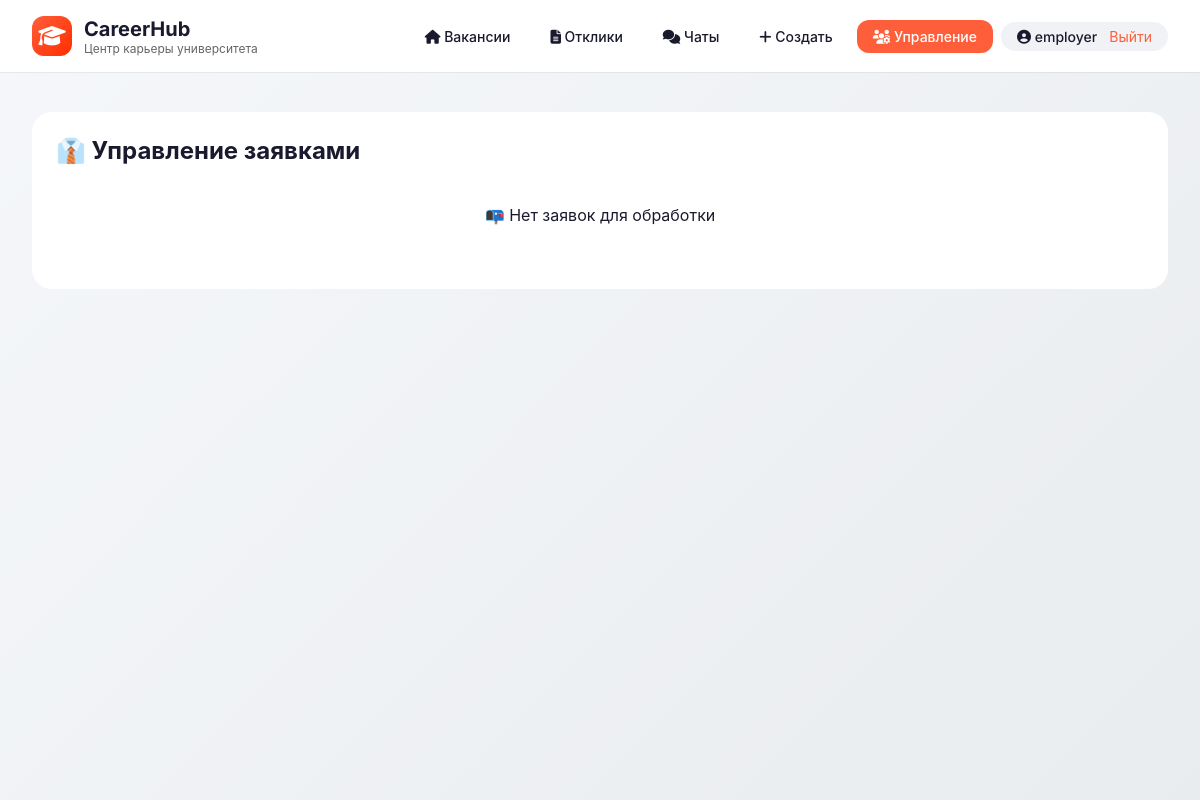
The page /admin/applications (signed in) on the database as committed earlier.
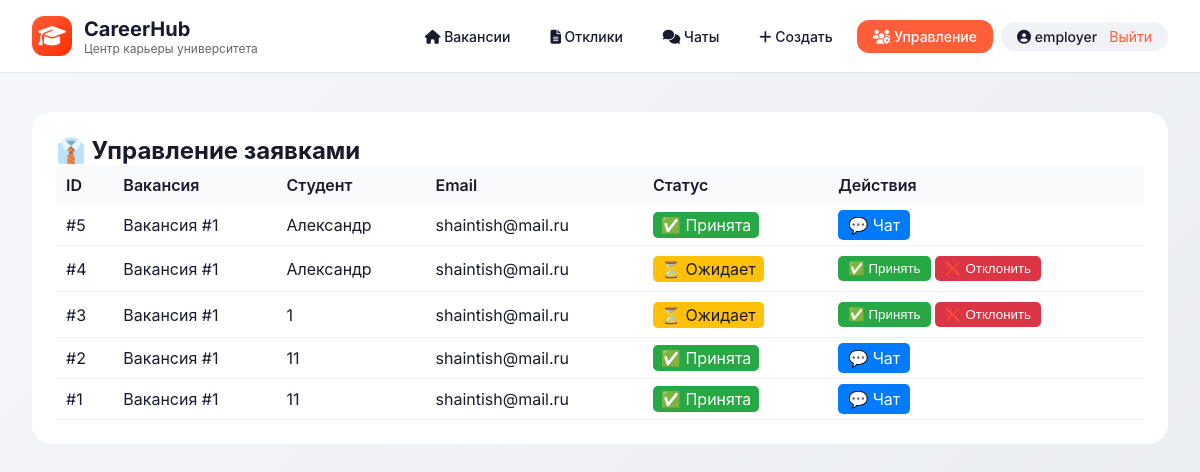
The same page on the database as committed later.
### tables this page shows
CREATE TABLE applications (
            id INTEGER PRIMARY KEY AUTOINCREMENT,
            vacancy_id INTEGER NOT NULL,
            student_name TEXT NOT NULL,
            student_email TEXT NOT NULL,
            status TEXT DEFAULT 'pending',
            created_at TIMESTAMP DEFAULT CURRENT_TIMESTAMP
        );

### app/main.py (the view)
@app.get("/admin/applications", response_class=HTMLResponse)
async def admin_applications(request: Request):
    session_id = request.cookies.get("session_id")
    if not session_id or session_id not in sessions:
        return RedirectResponse(url="/employer/login", status_code=303)
    current_user = sessions[session_id]
    if current_user.get("role") != "employer":
        return RedirectResponse(url="/", status_code=303)
    all_applications = JobService.get_all_applications()
    return templates.TemplateResponse(
        "admin_applications.html",
        {"request": request, "applications": all_applications, "user": current_user}
    )

### templates/admin_applications.html (shortened to what this page needs)
{% extends "base.html" %}
{% block content %}
<div class="table-container">
    <h2>👔 Управление заявками</h2>
    {% if applications and applications|length > 0 %}
    <table style="width: 100%; border-collapse: collapse;">
        <thead>
            <tr style="background: #1a1a2e; color: white;">
                <th style="padding: 10px;">ID</th>
                <th style="padding: 10px;">Вакансия</th>
                <th style="padding: 10px;">Студент</th>
                <th style="padding: 10px;">Email</th>
                <th style="padding: 10px;">Статус</th>
                <th style="padding: 10px;">Действия</th>
            </tr>
        </thead>
        <tbody>
            {% for application in applications %}
            <tr style="border-bottom: 1px solid #ddd;">
                <td style="padding: 10px;">#{{ application.id }}</td>
                <td style="padding: 10px;">Вакансия #{{ application.vacancy_id }}</td>
                <td style="padding: 10px;">{{ application.student_name }}</td>
                <td style="padding: 10px;">{{ application.student_email }}</td>
                <td style="padding: 10px;">
                    {% if application.status == 'pending' %}
                        <span style="background: #ffc107; padding: 3px 8px; border-radius: 5px;">⏳ Ожидает</span>
                    {% elif application.status == 'accepted' %}
                        <span style="background: #28a745; color: white; padding: 3px 8px; border-radius: 5px;">✅ Принята</span>
                    {% else %}
                        <span style="background: #dc3545; color: white; padding: 3px 8px; border-radius: 5px;">❌ Отклонена</span>
                    {% endif %}
                </td>
                <td style="padding: 10px;">
                    {% if application.status == 'pending' %}
                    <form method="post" style="display: inline;">
                        <button type="submit" style="background: #28a745; color: white; border: none; padding: 5px 10px; border-radius: 5px; cursor: pointer;">✅ Принять</button>
                    </form>
                    <form method="post" style="display: inline;">
                        <button type="submit" style="background: #dc3545; color: white; border: none; padding: 5px 10px; border-radius: 5px; cursor: pointer;">❌ Отклонить</button>
                    </form>
                    {% elif application.status == 'accepted' %}
                    <a href="/chat/{{ application.id }}" style="background: #007bff; color: white; padding: 5px 10px; border-radius: 5px; text-decoration: none;">💬 Чат</a>
                    {% else %}
                    <span style="color: #666;">Обработана</span>
                    {% endif %}
                </td>
            </tr>
            {% endfor %}
        </tbody>
    </table>
    {% else %}
    <p style="text-align: center; padding: 40px;">📭 Нет заявок для обработки</p>
    {% endif %}
</div>
{% endblock %}

Rows that differ between the two databases and show on the page:
added applications: id "5", vacancy_id "1", student_name "Александр", student_email "shaintish@mail.ru", status "✅ Принята"
added applications: id "4", vacancy_id "1", student_name "Александр", student_email "shaintish@mail.ru", status "⏳ Ожидает"
added applications: id "3", vacancy_id "1", student_name "1", student_email "shaintish@mail.ru", status "⏳ Ожидает"
added applications: id "2", vacancy_id "1", student_name "11", student_email "shaintish@mail.ru", status "✅ Принята"
added applications: id "1", vacancy_id "1", student_name "11", student_email "shaintish@mail.ru", status "✅ Принята"
Other text that changed with them:
text no longer shown: "📭 Нет заявок для обработки"
text now shown: "ID Вакансия Студент Email Статус Действия"
